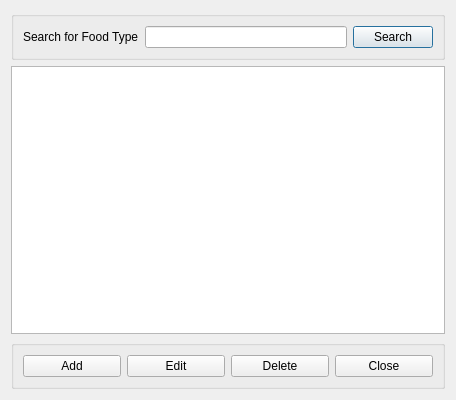
<?xml version="1.0" encoding="UTF-8"?>
<ui version="4.0">
 <class>FoodTypes</class>
 <widget class="QDialog" name="FoodTypes">
  <property name="geometry">
   <rect>
    <x>0</x>
    <y>0</y>
    <width>456</width>
    <height>400</height>
   </rect>
  </property>
  <property name="minimumSize">
   <size>
    <width>456</width>
    <height>400</height>
   </size>
  </property>
  <property name="windowTitle">
   <string>Food Energy Values</string>
  </property>
  <layout class="QVBoxLayout" name="verticalLayout">
   <item>
    <widget class="QGroupBox" name="groupBox_2">
     <property name="title">
      <string/>
     </property>
     <layout class="QHBoxLayout" name="horizontalLayout_2">
      <item>
       <widget class="QLabel" name="label">
        <property name="text">
         <string>Search for Food Type</string>
        </property>
        <property name="buddy">
         <cstring>txtSearchCrop</cstring>
        </property>
       </widget>
      </item>
      <item>
       <widget class="QLineEdit" name="txtSearchCrop"/>
      </item>
      <item>
       <widget class="QPushButton" name="cmdSearch">
        <property name="text">
         <string>Search</string>
        </property>
       </widget>
      </item>
     </layout>
    </widget>
   </item>
   <item>
    <widget class="QTableView" name="tableView">
     <property name="alternatingRowColors">
      <bool>true</bool>
     </property>
     <property name="sortingEnabled">
      <bool>true</bool>
     </property>
    </widget>
   </item>
   <item>
    <widget class="QGroupBox" name="groupBox">
     <property name="title">
      <string/>
     </property>
     <layout class="QHBoxLayout" name="horizontalLayout">
      <item>
       <widget class="QPushButton" name="cmdAddRow">
        <property name="text">
         <string>Add</string>
        </property>
       </widget>
      </item>
      <item>
       <widget class="QPushButton" name="cmdEditRow">
        <property name="text">
         <string>Edit</string>
        </property>
       </widget>
      </item>
      <item>
       <widget class="QPushButton" name="cmdDeleteRows">
        <property name="text">
         <string>Delete</string>
        </property>
       </widget>
      </item>
      <item>
       <widget class="QPushButton" name="cmdClose">
        <property name="text">
         <string>Close</string>
        </property>
       </widget>
      </item>
     </layout>
    </widget>
   </item>
  </layout>
 </widget>
 <tabstops>
  <tabstop>txtSearchCrop</tabstop>
  <tabstop>cmdSearch</tabstop>
  <tabstop>tableView</tabstop>
  <tabstop>cmdAddRow</tabstop>
  <tabstop>cmdEditRow</tabstop>
  <tabstop>cmdDeleteRows</tabstop>
  <tabstop>cmdClose</tabstop>
 </tabstops>
 <resources/>
 <connections>
  <connection>
   <sender>cmdClose</sender>
   <signal>clicked()</signal>
   <receiver>FoodTypes</receiver>
   <slot>mdiClose()</slot>
   <hints>
    <hint type="sourcelabel">
     <x>401</x>
     <y>559</y>
    </hint>
    <hint type="destinationlabel">
     <x>13</x>
     <y>534</y>
    </hint>
   </hints>
  </connection>
  <connection>
   <sender>cmdDeleteRows</sender>
   <signal>clicked()</signal>
   <receiver>FoodTypes</receiver>
   <slot>deleteSelectedCropTypes()</slot>
   <hints>
    <hint type="sourcelabel">
     <x>303</x>
     <y>542</y>
    </hint>
    <hint type="destinationlabel">
     <x>43</x>
     <y>542</y>
    </hint>
   </hints>
  </connection>
  <connection>
   <sender>cmdEditRow</sender>
   <signal>clicked()</signal>
   <receiver>FoodTypes</receiver>
   <slot>editCropType()</slot>
   <hints>
    <hint type="sourcelabel">
     <x>188</x>
     <y>546</y>
    </hint>
    <hint type="destinationlabel">
     <x>21</x>
     <y>555</y>
    </hint>
   </hints>
  </connection>
  <connection>
   <sender>cmdAddRow</sender>
   <signal>clicked()</signal>
   <receiver>FoodTypes</receiver>
   <slot>saveCropType()</slot>
   <hints>
    <hint type="sourcelabel">
     <x>105</x>
     <y>543</y>
    </hint>
    <hint type="destinationlabel">
     <x>57</x>
     <y>548</y>
    </hint>
   </hints>
  </connection>
  <connection>
   <sender>cmdSearch</sender>
   <signal>clicked()</signal>
   <receiver>FoodTypes</receiver>
   <slot>searchCropType()</slot>
   <hints>
    <hint type="sourcelabel">
     <x>375</x>
     <y>36</y>
    </hint>
    <hint type="destinationlabel">
     <x>449</x>
     <y>36</y>
    </hint>
   </hints>
  </connection>
 </connections>
 <slots>
  <slot>deleteSelectedCropTypes()</slot>
  <slot>editCropType()</slot>
  <slot>saveCropType()</slot>
  <slot>searchCropType()</slot>
  <slot>mdiClose()</slot>
 </slots>
</ui>
